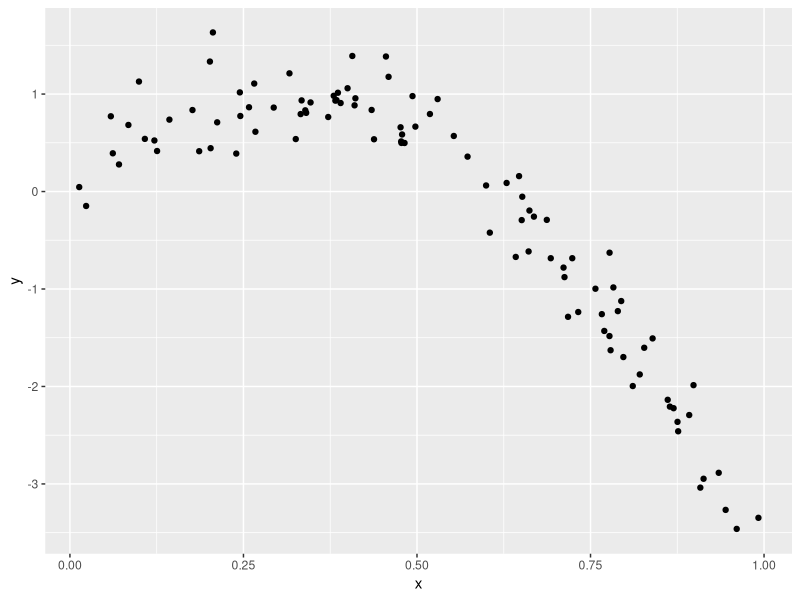
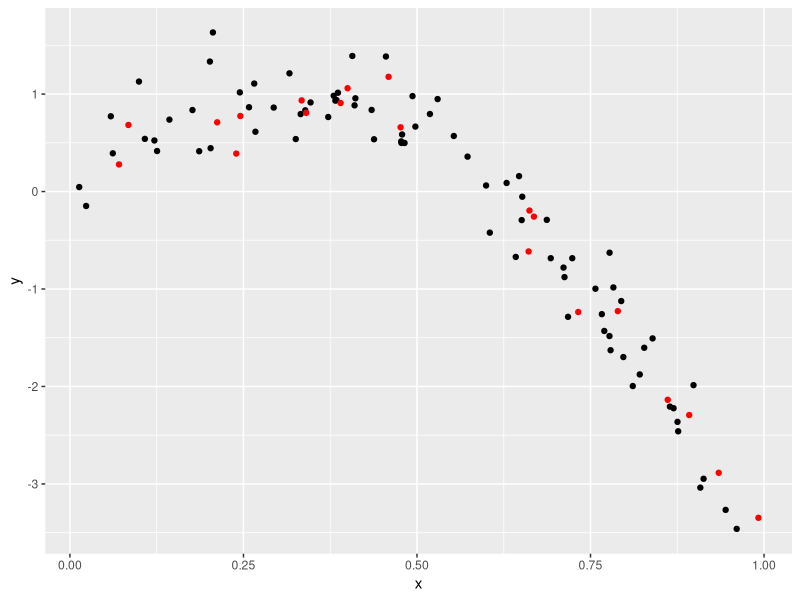
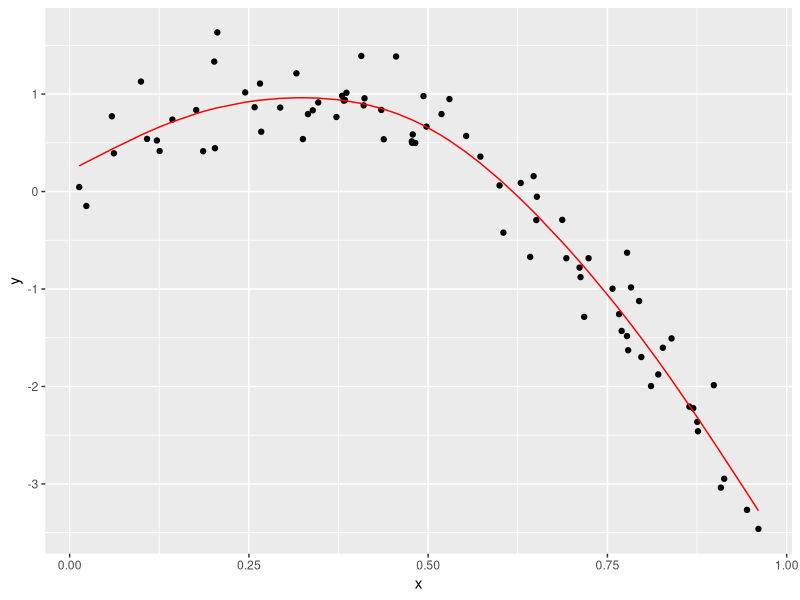
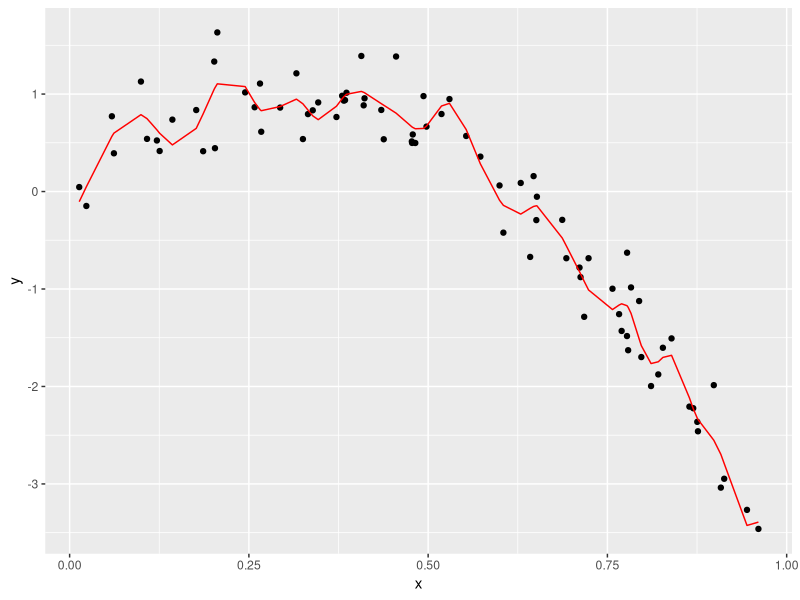
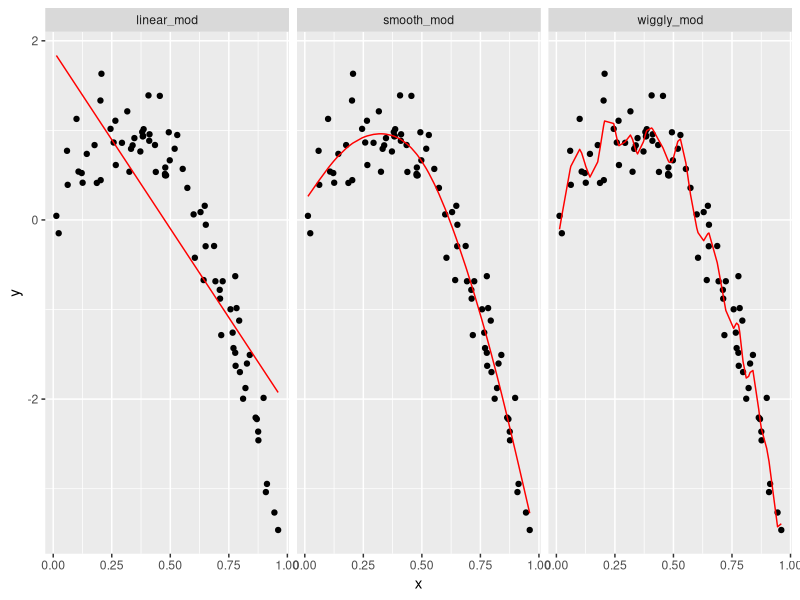
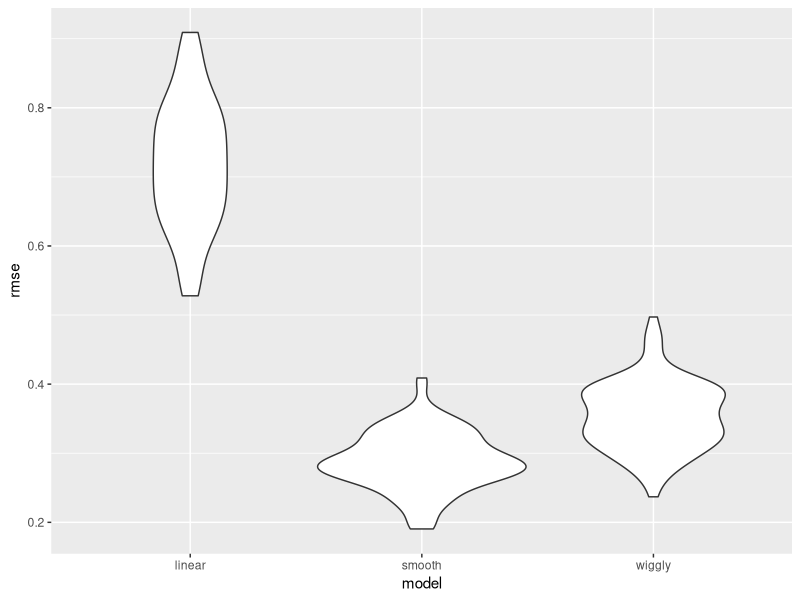

R code for these plots, in order:
## ---- chunk 1
knitr::opts_chunk$set(echo = TRUE)

library(tidyverse)
library(modelr)
library(mgcv)

set.seed(1)
## ---- chunk 2
nonlin_df = 
  tibble(
    id = 1:100,
    x = runif(100, 0, 1),
    y = 1 - 10 * (x - .3) ^ 2 + rnorm(100, 0, .3)
  )

nonlin_df %>% 
  ggplot(aes(x = x, y = y)) + 
  geom_point()
## ---- chunk 3
train_df = sample_n(nonlin_df, 80)
test_df = anti_join(nonlin_df, train_df, by = "id")

ggplot(train_df, aes(x = x, y = y)) + 
  geom_point() + 
  geom_point(data = test_df, color = "red")
## ---- chunk 4
linear_mod = lm(y ~ x, data = train_df)
smooth_mod = mgcv::gam(y ~ s(x), data = train_df)
wiggly_mod = mgcv::gam(y ~ s(x, k = 30), sp = 10e-6, data = train_df)
## ---- chunk 5
train_df %>% 
  add_predictions(smooth_mod) %>% 
  ggplot(aes(x = x, y = y)) + geom_point() + 
  geom_line(aes(y = pred), color = "red")

train_df %>% 
  add_predictions(wiggly_mod) %>% 
  ggplot(aes(x = x, y = y)) + geom_point() + 
  geom_line(aes(y = pred), color = "red")
## ---- chunk 6
train_df %>% 
  gather_predictions(linear_mod, smooth_mod, wiggly_mod) %>% 
  mutate(model = fct_inorder(model)) %>% 
  ggplot(aes(x = x, y = y)) + 
  geom_point() + 
  geom_line(aes(y = pred), color = "red") + 
  facet_wrap(~model)
## ---- chunk 7
rmse(linear_mod, test_df)
rmse(smooth_mod, test_df)
rmse(wiggly_mod, test_df)
## ---- chunk 8
cv_df =
  crossv_mc(nonlin_df, 100)

cv_df %>% pull(train) %>% .[[1]] %>% as_tibble

cv_df %>% pull(test) %>% .[[1]] %>% as_tibble
## ---- chunk 9
cv_df =
  cv_df %>% 
  mutate(
    train = map(train, as_tibble),
    test = map(test, as_tibble))
## ---- chunk 10
cv_df = 
  cv_df %>% 
  mutate(
    linear_mod  = map(train, ~lm(y ~ x, data = .x)),
    smooth_mod  = map(train, ~mgcv::gam(y ~ s(x), data = .x)),
    wiggly_mod  = map(train, ~gam(y ~ s(x, k = 30), sp = 10e-6, data = .x))) %>% 
  mutate(
    rmse_linear = map2_dbl(linear_mod, test, ~rmse(model = .x, data = .y)),
    rmse_smooth = map2_dbl(smooth_mod, test, ~rmse(model = .x, data = .y)),
    rmse_wiggly = map2_dbl(wiggly_mod, test, ~rmse(model = .x, data = .y)))
## ---- chunk 11
cv_df %>% 
  select(starts_with("rmse")) %>% 
  pivot_longer(
    everything(),
    names_to = "model", 
    values_to = "rmse",
    names_prefix = "rmse_") %>% 
  mutate(model = fct_inorder(model)) %>% 
  ggplot(aes(x = model, y = rmse)) + geom_violin()
